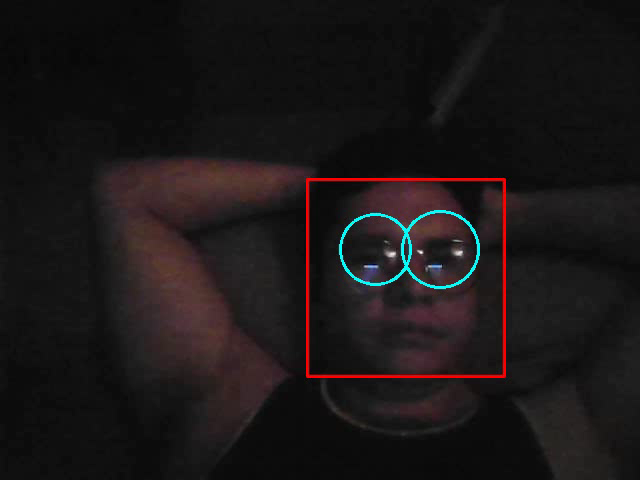
#> input picture frame 0 of b2.-Visión Artificial/0.-Img/Deteccion_Rostros.avi, 640 x 480 px, given in place of the camera
$ python '9.-Detección de Rostros con Webcam.py'
#> lines starting #> are read from the running program, lines starting #| are printed output that depends on the picture; after the words box and inside, x2 and y2 are one past the last pixel; in counts of white or black regions, pixels touching at a corner belong together
# -*- coding: utf-8 -*-
#Comentario de una sola linea con el simbolo #, en Python para nada se deben poner acentos sino el programa
#puede fallar o imprimir raro en consola, la primera línea de código es para que no tenga error, pero aún
#así al poner un ángulo saldrá raro en consola, la línea debe ponerse tal cual como aparece y justo al inicio.

#IMPORTACIÓN DE LIBRERÍAS:
import cv2 as cv #Librería OpenCV: Sirve para todo tipo de operaciones de visión artificial


#SINTONIZACIÓN DE UMBRALES MÉTODO CANNY SIN SUAVIZADO GAUSSIANO:
#cv.namedWindow(): Sirve para crear una ventana donde se podrá mostrar un video o imagen recopilada, se debe declarar desde
#este punto para crear barras que varíen el valor de los umbrales del filtro Canny, para ver cómo se debe sintonizar para
#obtener de mejor manera los bordes, dando valores de 0 a 255
cv.namedWindow('Identificación de Rostros') #Ventana que muestra los bordes Canny
#cv.createTrackbar(): Este método sirve para crear y mostrar una barra sobre una ventana específica que muestra una imagen o
#video, esto para variar cierto valor en tiempo real, este recibe los siguientes parámetros:
#   - Nombre de la barra (Track bar)
#   - Ventana a la cual se aplicará, esta debe tener el mismo nombre que la ventana creada con el método cv.namedWindow() y a la
#   cual se aplicará el método canny.
#   - Valor mínimo de la barra.
#   - Valor máximo de la barra.
#   - Función que a fuerza se debe ejecutar cuando se mueva la barra, esta puede ejecutar una acción o en este caso solo se
#   declara y no hace nada.
#Se debe crear la función que no hace nada en este caso para que se pueda crear la barra en la ventana antes de usar el método
#cv.createTrackbar().
def nothing (x):
    pass
#Se crea una barra con el método cv.createTrackbar() para variar el umbral inferior y superior del método Canny
cv.createTrackbar('Vecindario mínimo', 'Identificación de Rostros', 3, 30, nothing)


#DETECCIÓN DE ROSTROS CON WEBCAM:
color_rectangulo_rostro = (0, 0, 255) #Color BGR del borde del rectángulo de reconocimiento facial para rostros
grosor_rectangulo_rostro = 2 #Grosor del borde del rectángulo que identifica rostros
color_circulo_ojo = (255, 255, 0) #Color BGR del borde del círculo de reconocimiento facial para ojos
grosor_circulo_ojo = 2 #Grosor del borde del círculo que identifica ojos


#cv.VideoCapture(): Método de python para acceder a la webcam, como parámetro solo se enlista el número de webcams a las que
#se quiere acceder, empezando a contar desde el índice 0, 1, 2, etc. O se le puede pasar entre comillas la ruta de un
#video para que lo reproduzca
videito = cv.VideoCapture(0)
#cv.VideoWriter(): Método que sirve para guardar un video, en este se pasan varios parámetros:
# 1.- Nombre del archivo que guardará el video con todo y extensión.
# 2.- Código de 4 caracteres con el que se identifica cada códec, se realiza con el método cv.VideoWriter_fourcc(), este lo que
#hace es dar un código para indicar la extensión del video dependiendo de cual se haya elegido:
#       - cv2.VideoWriter_fourcc(*'mp4v'): Para archivos .mp4, .mkv, .mov, .wmv
#       - cv2.VideoWriter_fourcc(*'DIVX'): Para archivos .avi, .mkv, .mov, .wmv
#       - cv2.VideoWriter_fourcc(*'XVID'): Para archivos .avi, .mkv, .mov, .wmv. Si es que el método anterior no funcionó.
# 3.- Velocidad de fotogramas por segundo en la secuencia del video grabado. La velocidad de fotograma estándar que solemos ver
#en los vídeos es de 24 fotogramas por segundo, si grabamos a 1 fotograma por segundo, se vería terriblemente entrecortado.
# 4.- Tamaño de los frames que componen el video, el ancho y alto en unidad de pixeles de las imagenes que conforman el video.
# 5.- Booleano que indica si queremos que el video se guarde en escala de grises o a color: True: color, False: escala de grises.
guardarVideo = cv.VideoWriter('0.-Img/Deteccion_Rostros.avi', cv.VideoWriter_fourcc(*'XVID'), 10, (640, 480))


#Bucle while: Cuando se analice un video, se debe realizar dentro de un bucle while para que se ejecute hasta que la ventana
#donde se muestra el video se cierre.
#.isOpened(): Método que se aplica a un objeto de OpenCV que haya abierto una webcam, este identifica si la ventana de la
#webcam está abierta o no, para que se realice el análisis de la imagen en el video.
while(videito.isOpened() == True):
    #SINTONIZACIÓN DE UMBRALES MÉTODO CANNY:
    #cv.getTrackbarPos(): Este método lo que hace es obtener el valor donde se encuentra la barra creada con el método
    #cv.createTrackbar(), como primer parámetro recibe el nombre de la barra y como segundo parámetro la ventana donde fue creada
    vecindario_min = cv.getTrackbarPos('Vecindario mínimo', 'Identificación de Rostros')

    #.read(): Método que se aplica a un objeto de OpenCV que haya abierto una webcam, este método obtiene dos resultados:
    # - ret: Variable booleana que puede ser true si hay un video (fotograma) capturado y false si no hay fotograma que leer,
    #este se usa más que nada para crear un if cuando se quiere leer un video ya existente en vez de grabar y mostrar uno nuevo
    #o si se quiere asegurar que la webcam está grabando.
    # - frame: La variable frame devuelve el video capturado.
    ret, frame = videito.read()
#> frame is the input picture: shape (480, 640, 3); mean B, G, R 23.2, 22.9, 27.1
    if(ret == True):
        #OBTENCIÓN DE ESCALA DE GRISES:
        #cvtColor(): Método de la librería OpenCV que recibe como primer parámetro una imagen RGB y en su segundo parámetro recibe
        #un atributo de OpenCV llamado cv.COLOR_BGR2GRAY para convertir una imagen RGB a su escala de grises.
        img_gray = cv.cvtColor(frame, cv.COLOR_BGR2GRAY)
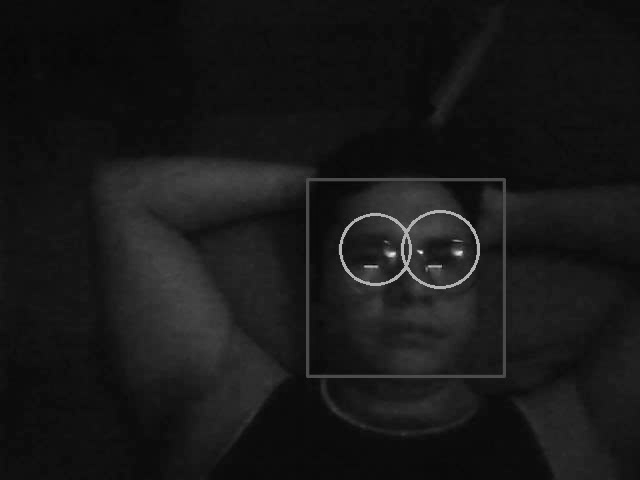
#> img_gray: shape (480, 640); min 1, max 255, mean 24.2
        cv.imshow('Escala de grises', img_gray)

        #DETECCIÓN DE ROSTROS:
        #cv.CascadeClassifier(): Este es un clasificador en cascada, esto se refiere a que dependiendo de ciertas características
        #del reconocimiento facial, puede ir segmentando hasta identificar un rostro, ya sea de hombre, mujer, perro, gato, etc.
        #porque cada uno tiene características especiales, para que funcione esto, se debe indicar como parámetro del método la
        #base de datos descargada de la documentación de Github de OpenCV con extensión xml.
        #https://docs.opencv.org/3.4/db/d28/tutorial_cascade_classifier.html
        #Para la identificación de rostros, específicamente se utiliza la base de datos llamada haarcascade_frontalface_default.xml:
        #https://raw.githubusercontent.com/opencv/opencv/master/data/haarcascades/haarcascade_frontalface_default.xml
        clasificador_caras = cv.CascadeClassifier('7.-API_Reconocimiento_Facial/7.- Reconocimiento facial OpenCV - rostros.xml')

        #objetoCascadeClassifier.detectMultiScale(): Con este método se accede a la base de datos de reconocimiento facial de
        #OpenCV para el reconocimiento de rostros, a este se le pasa como parámetro la imagen que se quiere analizar, pero antes se
        #debió haber obtenido la escala de grises de la imagen y jalado con el método cv.CascadeClassifier() la base de datos de
        #reconocimiento de rostros.
        caras = clasificador_caras.detectMultiScale(img_gray)
#> caras = [[309, 178, 192, 192]]

        #Bucle for para obtener las coordenadas y dimensiones de las caras
        for (x, y, ancho, alto) in caras:
            #cv.rectangle(): Con este método perteneciente a la librería OpenCV se puede crear un rectángulo, en él se indica
            #primero en que imagen obtenida con el método imread() se va a dibujar la figura, luego las coordenadas iniciales x,y
            #de la imagen en donde se va a dibujar la esquina superior izquierda del rectángulo, que en este caso son las
            #coordenadas x,y obtenidas con el reconocimiento facial, seguido de las coordenadas finales x,y que son las que
            #incluyen el ancho y alto del rostro identificado, posteriormente se indica su color y si se quiere que sea hueco o
            #sólido el rectángulo, si se buscara que fuera sólido se pondría un -1, si fuera hueco, en esta parte se indicaría
            #los pixeles del grosor del borde del rectángulo.
            cv.rectangle(frame, (x, y), (x + ancho, y + alto), color_rectangulo_rostro, grosor_rectangulo_rostro)
            #Para cada parte del rostro que se quiera identificar se debe crear un clasificador, todos alimentándose de la misma
            #base de datos, pero usándose para identificar distintas partes del rostro, para la parte específica de los ojos se usa
            #la base de datos llamada haarcascade_eye.xml de la documentación de OpenCV que se encuentra en el siguiente link:
            #https://raw.githubusercontent.com/opencv/opencv/master/data/haarcascades/haarcascade_eye.xml
            clasificador_ojos = cv.CascadeClassifier('7.-API_Reconocimiento_Facial/7.- Reconocimiento facial OpenCV - ojos.xml')
            #Extraer las coordenadas de la matriz cara desde la coordenada "y" hasta "y + alto" y la coordenada "x" hasta
            #"x + ancho" de la imagen en escala de grises:
            caraIndividual = img_gray[y:y+alto, x:x+ancho]
            #objetoCascadeClassifier.detectMultiScale(): Con este método se accede a la base de datos de reconocimiento facial de
            #OpenCV para el reconocimiento de ojos, a este se le pasa como parámetro la imagen que se quiere analizar, pero antes
            #se debió haber obtenido la colección de datos de identificación de rostros y jalado con el método cv.CascadeClassifier()
            #la base de datos de reconocimiento ocular. Si no se está haciendo correctamente el análisis del rostro, en esta parte
            #es donde se puede sintonizar la detección de rostros para mejorarla con los siguientes parámetros:
            # - Matriz a analizar: Que en el caso de los ojos es una submatriz de la matriz que identifica rostros.
            # - Factor de escala: Parámetro que especifica cuánto se reduce el tamaño de la imagen en cada escala de la imagen
            #   original, el factor de escala por default es de 1.1 (scaleFactor). Este valor se sube para que detecte cosas más
            #   grandes y se reduce cuando se quiere identificar partes más pequeñas.
            # - Vecindario mínimo: Parámetro que especifica cuántos pixeles vecinos debe tener cada rectángulo candidato para
            #   conservarlo, el vecindario mínimo por default es de 3 (minNeighbors).
            # - Tamaño mínimo: Tamaño mínimo posible del vecindario (minSize).
            ojos = clasificador_ojos.detectMultiScale(caraIndividual, scaleFactor = 1.01, minNeighbors = vecindario_min, minSize = (10, 10))
            #Con la imagen 'Lena.jpg': scaleFactor = 1.1, minNeighbors = 10, minSize = (10, 10)
            #Con la imagen 'Familia.jpg': scaleFactor = 1.01, minNeighbors = 8, minSize = (10, 10)
            for (x1, y1, ancho1, alto1) in ojos:
                #cv.circle(): Con este método perteneciente a la librería OpenCV se puede crear un círculo, en él se indica primero
                #en que imagen obtenida con el método imread() se va a dibujar la figura, luego la coordenada x,y de la imagen en
                #donde se va a mostrar, el radio en pixeles del círculo, su color y si se quiere que sea hueco o sólido el círculo,
                #como se busca que sea sólido se pone -1, si fuera hueco, en esta parte se indicaría los pixeles del perímetro
                #(borde) del círculo.
                #En la interfaz se mostrará un círculo para mostrar de dónde se está obteniendo el color de la imagen.
                radio = int((ancho1 + alto1)/4)
                cv.circle(frame, (x+x1+radio, y+y1+radio), radio, color_circulo_ojo, grosor_circulo_ojo)
#> this loop made 1 pass
#> pass 1, `caraIndividual = img_gray[y:y+alto, x:x+ancho]`:
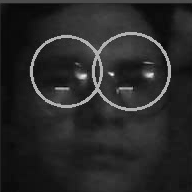
#> caraIndividual: shape (192, 192); min 1, max 255, mean 40.9
#> after the loop:
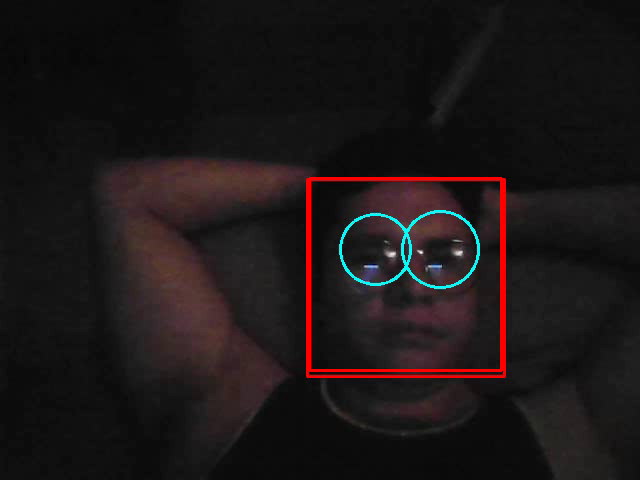
#> frame: shape (480, 640, 3); 0.74% of pixels changed, all inside (x1, y1, x2, y2) = (308, 177, 503, 372)

        cv.imshow("Identificación de Rostros", frame) #Mostrar una ventana que tenga como título el 1er parametro y muestre la imagen del 2do

        #GUARDAR VIDEO:
        #.write(): Con este método se guarda el video recopilado, para ello se debe haber usado antes el método cv.VideoWriter()
        #donde se especifican las características de cómo se va a guardar el video y al método .write() se le pasa como parámetro
        #la variable frame que devuelve el video capturado por medio del método .read()
        guardarVideo.write(frame)

        #Se utiliza un condicional if para saber cuando se debe dejar de mostrar el video, para ello se usan los siguientes
        #métodos:
        #waitKey(): Método que permite a los usuarios mostrar una ventana durante un número de milisegundos determinados si su
        #parámetro es un número mayor a 1 o hasta que se presione cualquier tecla. Toma tiempo en milisegundos como parámetro y
        #espera el tiempo dado para destruir la ventana:
        # - Si se pasa 0 como argumento, espera hasta que se presiona cualquier tecla.
        # - Si se pasa 1 como argumento, espera hasta que se presione una tecla específica para cerrar la ventana.
        #El método waitKey() está monitoreando si se presiona una tecla o no, este modo se activa si se le pasa como parámetro un
        #número 1, de esta manera:
        # - Si no se presiona una tecla retorna un valor -1
        # - Si se presiona una tecla, retorna un valor ASCII correspondiente a la tecla que se oprimió, con el método ord() podemos
        # indicar el código ASCII de la letra del teclado que indiquemos en su parámetro.
        if(cv.waitKey(1) == ord('s')):
            #print(): Imprime en consola el mensaje que se incluya dentro de su paréntesis en forma de string
#> (key Esc is pressed here)
            print("cv.waitKey(1): " + str(cv.waitKey(1)))
            print("cv.waitKey(0): " + str(cv.waitKey(0)))
            break #Cuando se presione la tecla s, se cerrará la ventana del video.

        #GUARDAR UNA FOTO DEL VIDEO: Cuando se presione la tecla a, toma una foto del video
        if (cv.waitKey(1) == ord('a')):
#> (key Esc is pressed here)
            print("Captura de video tomada cuando se presionó la letra a")
            #GUARDAR UNA FOTO DEL VIDEO:
            #imwrite(): Método de la librería OpenCV que sirve para guardar una imagen, como primer parámetro tengo que poner el
            #nombre con el que se guardará la imagen con todo y extensión y en el segundo debo poner la variable de la que extrae
            #la imagen.
            cv.imwrite("0.-Img/Fotovideo.jgp", frame)
    else:
        break

#.release(): Con este método se libera la webcam, tanto en forma de software como de hardware.
guardarVideo.release() #Dejar de tener acceso al directorio donde se guardará el video.
videito.release() #Dejar de tener acceso a la webcam.
#destroyAllWindows(): Función que permite a los usuarios destruir todas las ventanas en cualquier momento. No toma ningún
#parámetro y no devuelve nada, esto se incluye para que al cerrar la ventana después del método waitKey() se destruyan para
#poder utilizarse en otra cosa.
cv.destroyAllWindows()

#El video se cierra al presionar la letra S, no cuando se presiona el tache.

#La documentación para realizar todas las operaciones de este ejercicio son las siguientes:
#CLASIFICADOR EN CASCADA: Clasificador que se usa en la identificación de rostros
#https://docs.opencv.org/3.4/db/d28/tutorial_cascade_classifier.html
#https://docs.opencv.org/3.4/d1/de5/classcv_1_1CascadeClassifier.html#aaf8181cb63968136476ec4204ffca498

#BASE DE DATOS DE RECONOCIMIENTO FACIAL:
#https://github.com/opencv/opencv/tree/master/data/haarcascades

#IDENTIFICACIÓN DE ROSTROS POR MEDIO DE UNA LIBRERÍA DE PYTHON QUE NO ES OPENCV:
#https://pypi.org/project/face-recognition/
